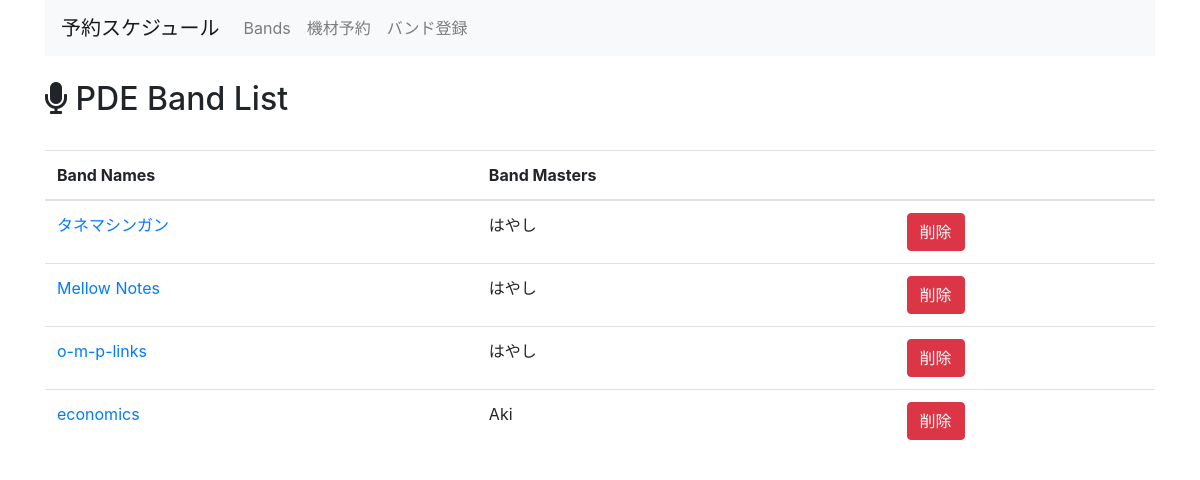
The page /equipment_management/show_band_list on the database as committed earlier.
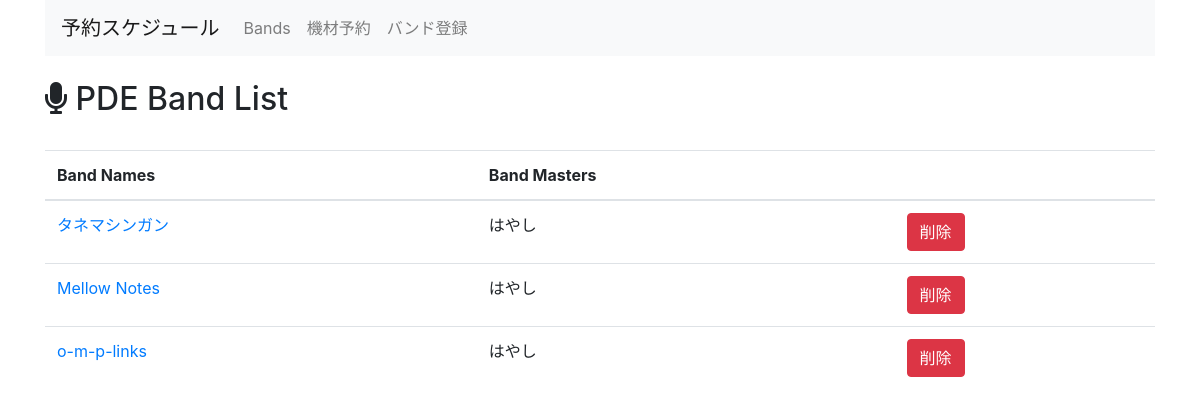
The same page on the database as committed later.
### equipment_management/models.py (models this page shows, shortened)
class Band(models.Model):
  band_name = models.CharField(max_length=255,
                               verbose_name="Band's Name",
                               unique=True,
                               )
  responsible_person_name = models.CharField(max_length=255,
                                             verbose_name="Band Master's Name")
  created_at = models.DateTimeField(auto_now_add=True)
  updated_at = models.DateTimeField(auto_now=True)

### equipment_management/views.py (the view)
# urls.py: path('show_band_list', views.show_band_list, name='show_band_list'),
def show_band_list(request):
  context ={
      'bands' : Band.objects.all(),
  }
  return render(request, 'equipment_management/band_list.html', context)

### equipment_management/templates/equipment_management/band_list.html
{% extends 'equipment_management/base.html' %}
{% block content %}
<br>
<h2><i class="fas fa-microphone"></i> PDE Band List</h2>
<br>
<table class="table">
  <thead>
    <tr>
      <th>Band Names</th>
      <th>Band Masters</th>
      <th></th>
    </tr>
  </thead>
  <tbody>
    {% for band in bands %}
    <tr>
      <td><a href="{% url 'equipment:schedule_by_band' band.pk %}">{{ band.band_name }}</a></td>
      <td>{{ band.responsible_person_name }}</td>
      <td>
        <a href="{% url 'equipment:delete_band' band.pk %}">
            <button type="button" class="btn btn-danger">削除</button>
        </a>
      </td>
    </tr>
  {% endfor %}
  </tbody>
</table>
{% endblock %}

Rows that differ between the two databases and show on the page:
removed Band: band_name "economics", responsible_person_name "Aki"
